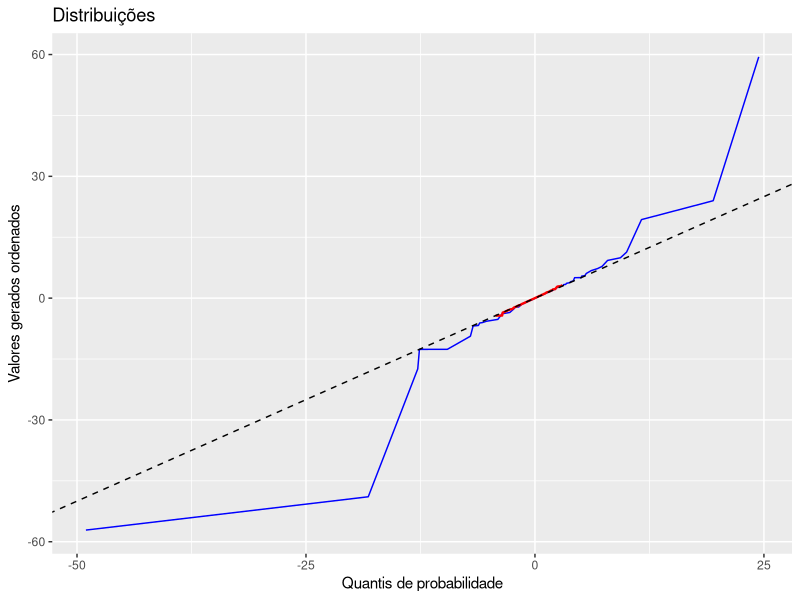

This figure's R source:
library(tidyverse)
#Variables
set.seed(2021)
n <- 162 
sca <- 1
loc <- 0.8
nu <- -0.5
sd <- sqrt(2)
# Cauchy distribution
cau <- rcauchy(n, loc, sca)
sorted_cauchy <- sort(cau)
# Normal distribution
nor <- rnorm(n, nu, sd)
sorted_normal <- sort(nor)
quantis_cauchy <- numeric(n)
for (i in 1:n){
  quantis_cauchy[i] <- quantile(sorted_cauchy, i/(n+1))
}
quantis_cauchy
quantis_normal <- numeric(n)
for (j in 1:n){
  quantis_normal[j] <- quantile(sorted_normal, j/(n+1))
}
quantis_normal
# Criar dataframe dos valores ordenados e quantis para Cauchy
df_cauchy <- data.frame(Quantiles = quantis_cauchy, Valores = sorted_cauchy)
# Criar dataframe dos valores ordenados e quantis para Normal
df_normal <- data.frame(Quantiles = quantis_normal, Valores = sorted_normal)
# Plot
ggplot() +
  geom_line(data = df_cauchy, aes(x = Quantiles, y = Valores), color = "blue", size = 0.5) +
  geom_line(data = df_normal, aes(x = Quantiles, y = Valores), color = "red", size = 0.8) +
  geom_abline(intercept = 0, slope = 1, linetype = "dashed") +
  xlab("Quantis de probabilidade") +
  ylab("Valores gerados ordenados") +
  labs(title = "Distribuições") 


















